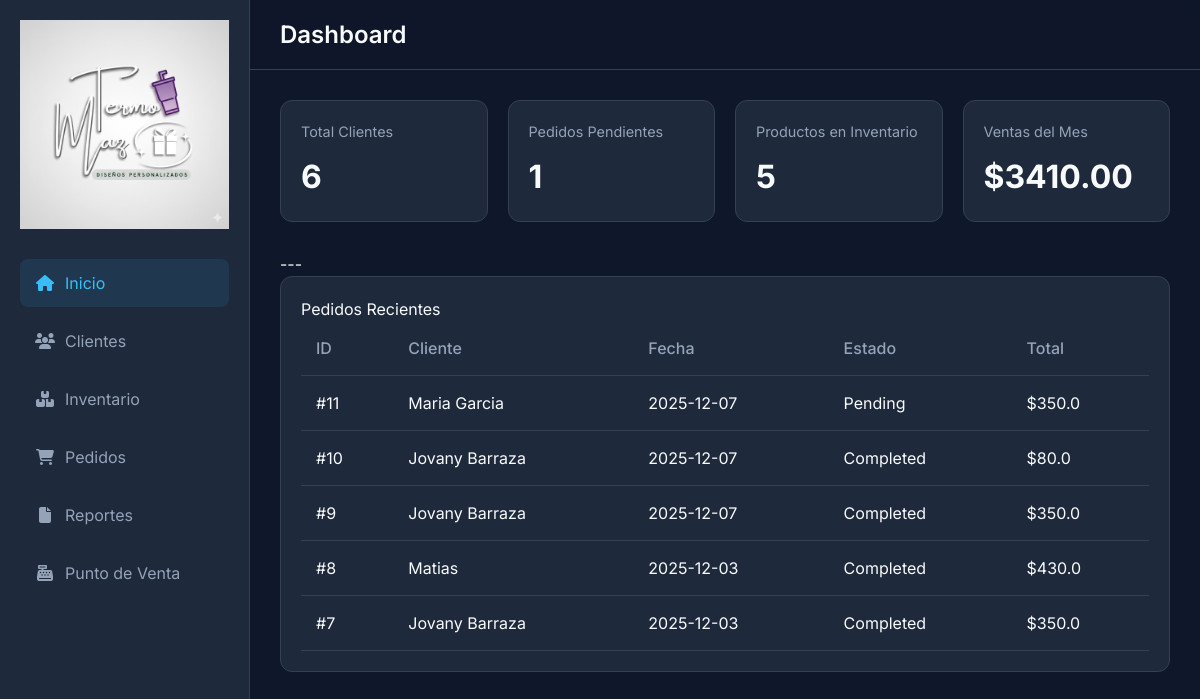
Before: / with the older database file.
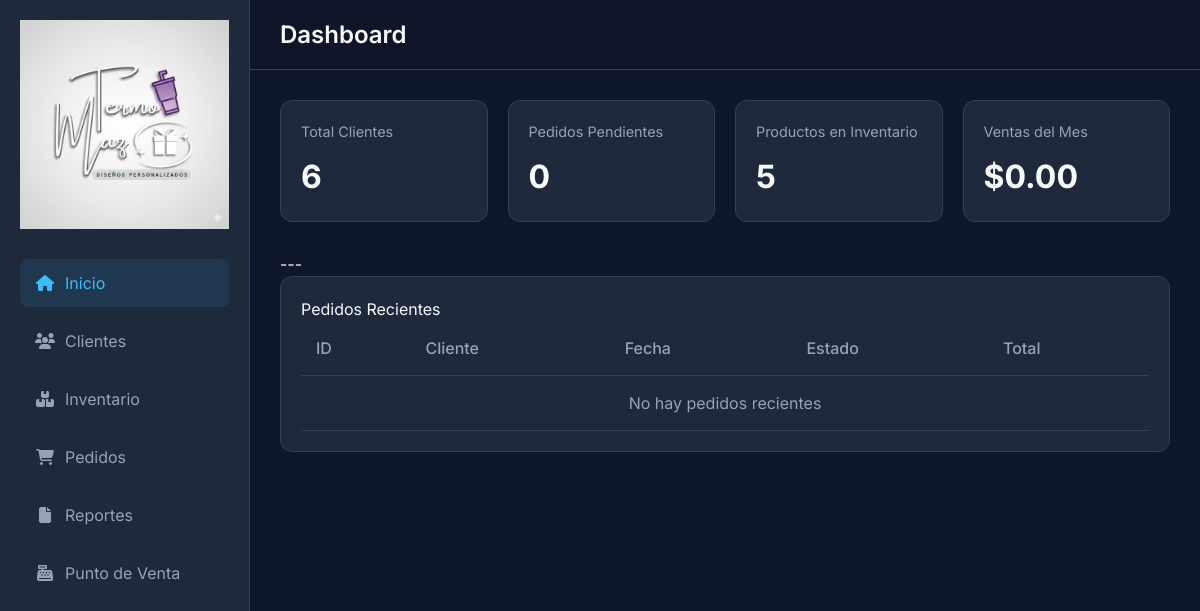
After: the same page with the newer database file.
### models.py (models this page shows)
class Order(db.Model):
    id = db.Column(db.Integer, primary_key=True)
    client_id = db.Column(db.Integer, db.ForeignKey('client.id'), nullable=False)
    client = db.relationship('Client', backref=db.backref('orders', lazy=True))
    date = db.Column(db.DateTime, default=datetime.utcnow)
    status = db.Column(db.String(20), default='Pending') # Pending, Completed, Cancelled
    total = db.Column(db.Float, default=0.0)
    paid_amount = db.Column(db.Float, default=0.0)
    payment_status = db.Column(db.String(20), default='Pending') # Pending, Partial, Paid
    shipping_address = db.Column(db.String(200))
    items = db.relationship('OrderItem', backref='order', lazy=True, cascade="all, delete-orphan")

class Client(db.Model):
    id = db.Column(db.Integer, primary_key=True)
    name = db.Column(db.String(100), nullable=False)
    phone = db.Column(db.String(20))
    email = db.Column(db.String(100))
    address = db.Column(db.String(200))
    created_at = db.Column(db.DateTime, default=datetime.utcnow)

### app.py (the view)
@app.route('/')
def index():
    total_clients = Client.query.count()
    total_products = Product.query.count()
    pending_orders = Order.query.filter_by(status='Pending').count()
    start_of_month = get_start_of_current_month()
    monthly_sales_orders = Order.query.filter(
        Order.status == 'Completed',
        Order.date >= start_of_month
    ).all()
    monthly_sales = sum(order.total for order in monthly_sales_orders)
    recent_orders = Order.query.order_by(Order.date.desc()).limit(5).all()
    return render_template('index.html',
                           total_clients=total_clients,
                           total_products=total_products,
                           pending_orders=pending_orders,
                           monthly_sales=f"{monthly_sales:.2f}",
                           recent_orders=recent_orders)

### app.py (called while the page is built)
def get_start_of_current_month():
    today = date.today()
    return datetime(today.year, today.month, 1)

### templates/index.html
{% extends 'base.html' %}
{% block title %}Dashboard{% endblock %}
{% block content %}
<div class="stats-grid">
    <div class="stat-card">
        <h3>Total Clientes</h3>
        <div class="value">{{ total_clients }}</div>
    </div>
    <div class="stat-card">
        <h3>Pedidos Pendientes</h3>
        <div class="value">{{ pending_orders }}</div>
    </div>
    <div class="stat-card">
        <h3>Productos en Inventario</h3>
        <div class="value">{{ total_products }}</div>
    </div>
    <div class="stat-card">
        <h3>Ventas del Mes</h3>
        <div class="value">${{ monthly_sales }}</div>
    </div>
</div>
---
<div class="card">
    <div class="card-header">
        <h2>Pedidos Recientes</h2>
    </div>
    <div class="table-container">
        <table>
            <thead>
                <tr>
                    <th>ID</th>
                    <th>Cliente</th>
                    <th>Fecha</th>
                    <th>Estado</th>
                    <th>Total</th>
                </tr>
            </thead>
            <tbody>
                {% for order in recent_orders %}
                <tr>
                    <td>#{{ order.id }}</td>
                    <td>{{ order.client.name }}</td>
                    <td>{{ order.date.strftime('%Y-%m-%d') }}</td>
                    <td>
                        <span class="order-status
                            {% if order.status == 'Completed' %}status-completed
                            {% elif order.status == 'Pending' %}status-pending
                            {% elif order.status == 'Shipped' %}status-shipped
                            {% else %}status-default{% endif %}">
                            {{ order.status }}
                        </span>
                    </td>
                    <td>${{ order.total }}</td>
                </tr>
                {% else %}
                <tr>
                    <td colspan="5" style="text-align: center; color: var(--text-muted);">No hay pedidos recientes</td>
                </tr>
                {% endfor %}
            </tbody>
        </table>
    </div>
</div>
{% endblock %}

### templates/base.html (shortened to what this page needs)
<!DOCTYPE html>
<html lang="es">
<head>
    <link rel="stylesheet" href="{{ url_for('static', filename='style.css') }}">
    <script src="https://cdn.tailwindcss.com"></script>
    <link rel="stylesheet" href="https://cdnjs.cloudflare.com/ajax/libs/font-awesome/6.4.0/css/all.min.css">
</head>
<body>
    <div class="app-container">
        {% block sidebar %}
        <aside class="sidebar">
            <div class="logo">
                <img src="{{ url_for('static', filename='logo.jpg') }}" alt="TERMOMAZ" class="sidebar-logo">
            </div>
            <nav>
                <ul>
                    <li><a href="{{ url_for('index') }}"
                            class="{{ 'active' if request.endpoint == 'index' else '' }}"><i class="fas fa-home"></i>
                            Inicio</a></li>
                    <li><a href="{{ url_for('clients') }}"
                            class="{{ 'active' if request.endpoint == 'clients' else '' }}"><i class="fas fa-users"></i>
                            Clientes</a></li>
                    <li><a href="{{ url_for('inventory') }}"
                            class="{{ 'active' if request.endpoint == 'inventory' else '' }}"><i
                                class="fas fa-boxes"></i> Inventario</a></li>
                    <li><a href="{{ url_for('orders') }}"
                            class="{{ 'active' if request.endpoint == 'orders' else '' }}"><i
                                class="fas fa-shopping-cart"></i> Pedidos</a></li>
                    <li><a href="{{ url_for('reports') }}"
                            class="{{ 'active' if request.endpoint == 'reports' else '' }}"><i class="fas fa-file"></i>
                            Reportes</a></li>
                    <li><a href="{{ url_for('pos') }}" class="{{ 'active' if request.endpoint == 'pos' else '' }}"><i
                                class="fas fa-cash-register"></i>
                            Punto de Venta</a></li>
                </ul>
            </nav>
        </aside>
        {% endblock %}
        <main class="content">
            <header>
                <h1>{% block title %}{% endblock %}</h1>
            </header>
            <div class="page-content">
                {% block content %}{% endblock %}
            </div>
        </main>
    </div>
</body>
</html>

### static/style.css (style rules this page uses)
:root { --bg-color: #0f172a; --sidebar-bg: #1e293b; --card-bg: #1e293b; --text-color: #f8fafc; --text-muted: #94a3b8; --accent-color: #38bdf8; --accent-hover: #0ea5e9; --border-color: #334155; --success-color: #22c55e; --danger-color: #ef4444; --font-main: 'Inter', sans-serif; }
* { margin: 0; padding: 0; box-sizing: border-box; }
body { font-family: var(--font-main); background-color: var(--bg-color); color: var(--text-color); height: 100vh; overflow: hidden; }
.app-container { display: flex; height: 100%; }
.sidebar { width: 250px; background-color: var(--sidebar-bg); border-right: 1px solid var(--border-color); display: flex; flex-direction: column; padding: 20px; }
.sidebar-logo { max-width: 100%; height: auto; margin-bottom: 30px; display: block; }
.sidebar nav ul { list-style: none; }
.sidebar nav ul li { margin-bottom: 10px; }
.sidebar nav ul li a { display: flex; align-items: center; padding: 12px 15px; color: var(--text-muted); text-decoration: none; border-radius: 8px; transition: all 0.3s ease; }
.sidebar nav ul li a i { margin-right: 10px; width: 20px; text-align: center; }
.sidebar nav ul li a:hover, .sidebar nav ul li a.active { background-color: rgba(56, 189, 248, 0.1); color: var(--accent-color); }
.content { flex: 1; display: flex; flex-direction: column; overflow: hidden; }
header { height: 70px; display: flex; align-items: center; justify-content: space-between; padding: 0 30px; border-bottom: 1px solid var(--border-color); background-color: rgba(15, 23, 42, 0.8); backdrop-filter: blur(10px); }
header h1 { font-size: 1.5rem; font-weight: 600; }
.page-content { flex: 1; padding: 30px; overflow-y: auto; }
.card { background-color: var(--card-bg); border-radius: 12px; padding: 20px; border: 1px solid var(--border-color); margin-bottom: 20px; }
.stats-grid { display: grid; grid-template-columns: repeat(auto-fit, minmax(200px, 1fr)); gap: 20px; margin-bottom: 30px; }
.stat-card { background-color: var(--card-bg); padding: 20px; border-radius: 12px; border: 1px solid var(--border-color); display: flex; flex-direction: column; }
.stat-card h3 { font-size: 0.9rem; color: var(--text-muted); margin-bottom: 10px; }
.stat-card .value { font-size: 2rem; font-weight: 700; color: var(--text-color); }
.table-container { overflow-x: auto; }
table { width: 100%; border-collapse: collapse; }
th, td { padding: 15px; text-align: left; border-bottom: 1px solid var(--border-color); }
th { color: var(--text-muted); font-weight: 500; }

Changed rows visible on the page:
removed Order: id "11", client.name "Maria Garcia", date "2025-12-07", status "Pending", total "350.0"
removed Order: id "10", client.name "Jovany Barraza", date "2025-12-07", status "Completed", total "80.0"
removed Order: id "9", client.name "Jovany Barraza", date "2025-12-07", status "Completed", total "350.0"
removed Order: id "8", client.name "Matias", date "2025-12-03", status "Completed", total "430.0"
removed Order: id "7", client.name "Jovany Barraza", date "2025-12-03", status "Completed", total "350.0"
Other visible differences:
{{ pending_orders }}: "1" → "0"
{{ monthly_sales }}: "3410.00" → "0.00"
text now shown: "No hay pedidos recientes"
